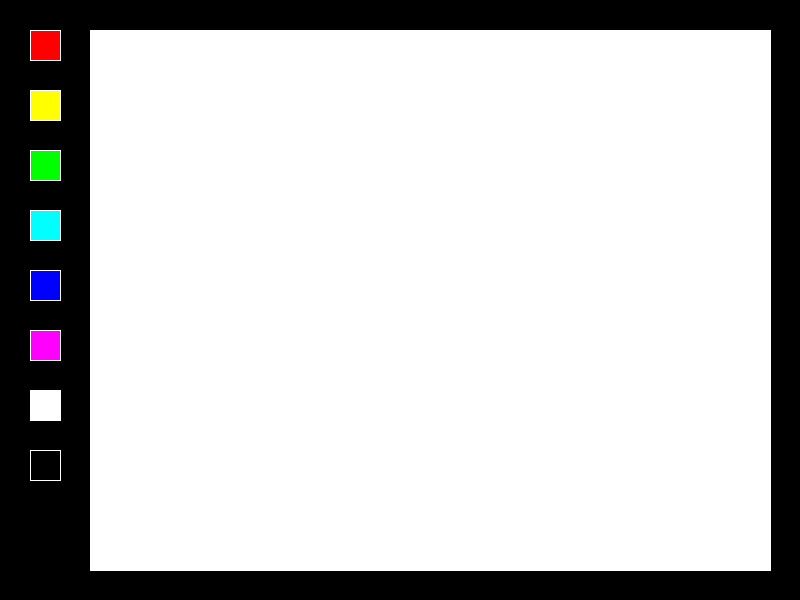
Frame 1 (no input)
Frame 60 (the mouse pressed at the canvas centre just before this capture): identical to frame 1, image omitted
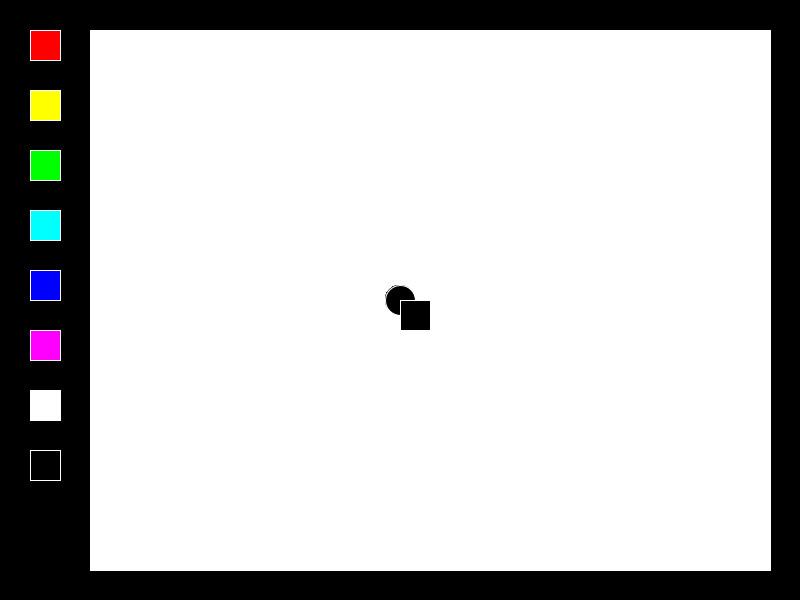
Frame 120 (the mouse held since frame 60 and released just before this capture)

The Processing sketch that drew these frames (run headless with seeded random() and noise(); from frame 60 on, the mouse is pressed at the canvas centre):

// Processing sketch: processing_162378
// ── processing_162378.pde


int xPos = 30;
int yPos = 30;
int bSize = 30;



void setup() {
  size(800, 600);
  background(0);

  stroke(255);

  fill(255);
  rect(90, 30, 680, 540);

  fill(255, 0, 0);
  rect(xPos, yPos, bSize, bSize);

  fill(255, 255, 0);
  rect(xPos, yPos+bSize*2, bSize, bSize);

  fill(0, 255, 0);
  rect(xPos, yPos+bSize*4, bSize, bSize);

  fill(0, 255, 255);
  rect(xPos, yPos+bSize*6, bSize, bSize);

  fill(0, 0, 255);
  rect(xPos, yPos+bSize*8, bSize, bSize);

  fill(255, 0, 255);
  rect(xPos, yPos+bSize*10, bSize, bSize);

  fill(255);
  rect(xPos, yPos+bSize*12, bSize, bSize);

  fill(0);
  rect(xPos, yPos+bSize*14, bSize, bSize);
}



void draw() {


  if (mousePressed) {
    if (mouseX < 750 && mouseX > 110 && mouseY < 560 && mouseY > 20 == true) {
      ellipse(mouseX, mouseY, 30, 30);
      rect(mouseX, mouseY, 30, 30);
    }


    if ( mouseX > xPos && mouseX < xPos+bSize && mouseY > yPos && mouseY < yPos+bSize ) {
      fill(255, 0, 0);
    }
    if ( mouseX > xPos && mouseX < xPos+bSize && mouseY > yPos+bSize*2 && mouseY < yPos+bSize*3 ) {
      fill(255, 255, 0);
    }
    if ( mouseX > xPos && mouseX < xPos+bSize && mouseY > yPos+bSize*4 && mouseY < yPos+bSize*5 ) {
      fill(0, 255, 0);
    }
    if ( mouseX > xPos && mouseX < xPos+bSize && mouseY > yPos+bSize*6 && mouseY < yPos+bSize*7 ) {
      fill(0, 255, 255);
    }
    if ( mouseX > xPos && mouseX < xPos+bSize && mouseY > yPos+bSize*8 && mouseY < yPos+bSize*9 ) {
      fill(0, 0, 255);
    }
    if ( mouseX > xPos && mouseX < xPos+bSize && mouseY > yPos+bSize*10 && mouseY < yPos+bSize*11 ) {
      fill(255, 0, 255);
    }
    if ( mouseX > xPos && mouseX < xPos+bSize && mouseY > yPos+bSize*12 && mouseY < yPos+bSize*13 ) {
      fill(255);
    }
    if ( mouseX > xPos && mouseX < xPos+bSize && mouseY > yPos+bSize*14 && mouseY < yPos+bSize*15 ) {
      fill(0);
    }
  }
}
